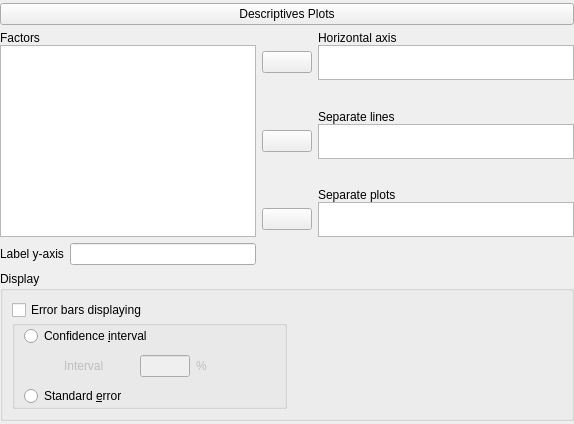
    <widget class="QWidget" name="descriptivesPlot" native="true">
     <layout class="QGridLayout" name="gridLayout_22">
      <property name="leftMargin">
       <number>0</number>
      </property>
      <property name="topMargin">
       <number>3</number>
      </property>
      <property name="rightMargin">
       <number>0</number>
      </property>
      <property name="bottomMargin">
       <number>3</number>
      </property>
      <item row="1" column="0">
       <widget class="QWidget" name="containerDescriptivesPlot" native="true">
        <layout class="QGridLayout" name="gridLayout_24">
         <property name="leftMargin">
          <number>0</number>
         </property>
         <property name="topMargin">
          <number>0</number>
         </property>
         <property name="rightMargin">
          <number>0</number>
         </property>
         <property name="bottomMargin">
          <number>0</number>
         </property>
         <item row="0" column="0">
          <widget class="QWidget" name="widget_17" native="true">
           <layout class="QGridLayout" name="gridLayout_14">
            <property name="leftMargin">
             <number>0</number>
            </property>
            <property name="topMargin">
             <number>0</number>
            </property>
            <property name="rightMargin">
             <number>0</number>
            </property>
            <property name="bottomMargin">
             <number>0</number>
            </property>
            <property name="spacing">
             <number>0</number>
            </property>
            <item row="1" column="0">
             <widget class="AvailableFieldsListView" name="plotVariables">
              <property name="sizePolicy">
               <sizepolicy hsizetype="Expanding" vsizetype="Expanding">
                <horstretch>0</horstretch>
                <verstretch>0</verstretch>
               </sizepolicy>
              </property>
              <property name="maximumSize">
               <size>
                <width>16777215</width>
                <height>16777215</height>
               </size>
              </property>
             </widget>
            </item>
            <item row="0" column="0">
             <widget class="QLabel" name="label_7">
              <property name="text">
               <string>Factors</string>
              </property>
             </widget>
            </item>
           </layout>
          </widget>
         </item>
         <item row="0" column="1">
          <widget class="QWidget" name="widget_15" native="true">
           <property name="sizePolicy">
            <sizepolicy hsizetype="Preferred" vsizetype="Preferred">
             <horstretch>0</horstretch>
             <verstretch>0</verstretch>
            </sizepolicy>
           </property>
           <layout class="QGridLayout" name="gridLayout_21">
            <property name="leftMargin">
             <number>0</number>
            </property>
            <property name="topMargin">
             <number>0</number>
            </property>
            <property name="rightMargin">
             <number>0</number>
            </property>
            <property name="bottomMargin">
             <number>0</number>
            </property>
            <property name="spacing">
             <number>0</number>
            </property>
            <item row="1" column="0">
             <spacer name="verticalSpacer_2">
              <property name="orientation">
               <enum>Qt::Vertical</enum>
              </property>
              <property name="sizeHint" stdset="0">
               <size>
                <width>20</width>
                <height>0</height>
               </size>
              </property>
             </spacer>
            </item>
            <item row="2" column="0">
             <widget class="QWidget" name="widget_20" native="true">
              <property name="sizePolicy">
               <sizepolicy hsizetype="Preferred" vsizetype="Preferred">
                <horstretch>0</horstretch>
                <verstretch>0</verstretch>
               </sizepolicy>
              </property>
              <layout class="QGridLayout" name="gridLayout_16">
               <property name="leftMargin">
                <number>0</number>
               </property>
               <property name="topMargin">
                <number>0</number>
               </property>
               <property name="rightMargin">
                <number>0</number>
               </property>
               <property name="bottomMargin">
                <number>0</number>
               </property>
               <property name="verticalSpacing">
                <number>0</number>
               </property>
               <item row="0" column="1">
                <widget class="QLabel" name="label_11">
                 <property name="sizePolicy">
                  <sizepolicy hsizetype="Fixed" vsizetype="Fixed">
                   <horstretch>0</horstretch>
                   <verstretch>0</verstretch>
                  </sizepolicy>
                 </property>
                 <property name="text">
                  <string>Separate lines</string>
                 </property>
                </widget>
               </item>
               <item row="1" column="0">
                <widget class="AssignButton" name="buttonAssignSeperateLines">
                 <property name="sizePolicy">
                  <sizepolicy hsizetype="Fixed" vsizetype="Fixed">
                   <horstretch>0</horstretch>
                   <verstretch>0</verstretch>
                  </sizepolicy>
                 </property>
                 <property name="minimumSize">
                  <size>
                   <width>50</width>
                   <height>0</height>
                  </size>
                 </property>
                 <property name="maximumSize">
                  <size>
                   <width>50</width>
                   <height>16777215</height>
                  </size>
                 </property>
                 <property name="text">
                  <string/>
                 </property>
                </widget>
               </item>
               <item row="1" column="1">
                <widget class="BoundListView" name="plotSeparateLines">
                 <property name="sizePolicy">
                  <sizepolicy hsizetype="Expanding" vsizetype="Fixed">
                   <horstretch>0</horstretch>
                   <verstretch>0</verstretch>
                  </sizepolicy>
                 </property>
                 <property name="maximumSize">
                  <size>
                   <width>16777215</width>
                   <height>35</height>
                  </size>
                 </property>
                </widget>
               </item>
              </layout>
             </widget>
            </item>
            <item row="0" column="0">
             <widget class="QWidget" name="widget_19" native="true">
              <property name="sizePolicy">
               <sizepolicy hsizetype="Preferred" vsizetype="Preferred">
                <horstretch>0</horstretch>
                <verstretch>0</verstretch>
               </sizepolicy>
              </property>
              <layout class="QGridLayout" name="gridLayout_15">
               <property name="leftMargin">
                <number>0</number>
               </property>
               <property name="topMargin">
                <number>0</number>
               </property>
               <property name="rightMargin">
                <number>0</number>
               </property>
               <property name="bottomMargin">
                <number>0</number>
               </property>
               <property name="verticalSpacing">
                <number>0</number>
               </property>
               <item row="2" column="0">
                <widget class="AssignButton" name="buttonAssignHorizontalAxis">
                 <property name="sizePolicy">
                  <sizepolicy hsizetype="Fixed" vsizetype="Fixed">
                   <horstretch>0</horstretch>
                   <verstretch>0</verstretch>
                  </sizepolicy>
                 </property>
                 <property name="minimumSize">
                  <size>
                   <width>50</width>
                   <height>0</height>
                  </size>
                 </property>
                 <property name="maximumSize">
                  <size>
                   <width>50</width>
                   <height>16777215</height>
                  </size>
                 </property>
                 <property name="text">
                  <string/>
                 </property>
                </widget>
               </item>
               <item row="0" column="1">
                <widget class="QLabel" name="label_8">
                 <property name="sizePolicy">
                  <sizepolicy hsizetype="Fixed" vsizetype="Fixed">
                   <horstretch>0</horstretch>
                   <verstretch>0</verstretch>
                  </sizepolicy>
                 </property>
                 <property name="text">
                  <string>Horizontal axis</string>
                 </property>
                </widget>
               </item>
               <item row="2" column="1">
                <widget class="BoundListView" name="plotHorizontalAxis">
                 <property name="sizePolicy">
                  <sizepolicy hsizetype="Expanding" vsizetype="Fixed">
                   <horstretch>0</horstretch>
                   <verstretch>0</verstretch>
                  </sizepolicy>
                 </property>
                 <property name="maximumSize">
                  <size>
                   <width>16777215</width>
                   <height>35</height>
                  </size>
                 </property>
                </widget>
               </item>
              </layout>
             </widget>
            </item>
            <item row="4" column="0">
             <widget class="QWidget" name="widget_22" native="true">
              <property name="sizePolicy">
               <sizepolicy hsizetype="Preferred" vsizetype="Preferred">
                <horstretch>0</horstretch>
                <verstretch>0</verstretch>
               </sizepolicy>
              </property>
              <layout class="QGridLayout" name="gridLayout_18">
               <property name="leftMargin">
                <number>0</number>
               </property>
               <property name="topMargin">
                <number>0</number>
               </property>
               <property name="rightMargin">
                <number>0</number>
               </property>
               <property name="bottomMargin">
                <number>0</number>
               </property>
               <property name="verticalSpacing">
                <number>0</number>
               </property>
               <item row="1" column="1">
                <widget class="BoundListView" name="plotSeparatePlots">
                 <property name="sizePolicy">
                  <sizepolicy hsizetype="Expanding" vsizetype="Fixed">
                   <horstretch>0</horstretch>
                   <verstretch>0</verstretch>
                  </sizepolicy>
                 </property>
                 <property name="maximumSize">
                  <size>
                   <width>16777215</width>
                   <height>35</height>
                  </size>
                 </property>
                </widget>
               </item>
               <item row="1" column="0">
                <widget class="AssignButton" name="buttonAssignSeperatePlots">
                 <property name="sizePolicy">
                  <sizepolicy hsizetype="Fixed" vsizetype="Fixed">
                   <horstretch>0</horstretch>
                   <verstretch>0</verstretch>
                  </sizepolicy>
                 </property>
                 <property name="minimumSize">
                  <size>
                   <width>50</width>
                   <height>0</height>
                  </size>
                 </property>
                 <property name="maximumSize">
                  <size>
                   <width>50</width>
                   <height>16777215</height>
                  </size>
                 </property>
                 <property name="text">
                  <string/>
                 </property>
                </widget>
               </item>
               <item row="0" column="1">
                <widget class="QLabel" name="label_13">
                 <property name="sizePolicy">
                  <sizepolicy hsizetype="Fixed" vsizetype="Fixed">
                   <horstretch>0</horstretch>
                   <verstretch>0</verstretch>
                  </sizepolicy>
                 </property>
                 <property name="text">
                  <string>Separate plots</string>
                 </property>
                </widget>
               </item>
              </layout>
             </widget>
            </item>
            <item row="3" column="0">
             <spacer name="verticalSpacer_3">
              <property name="orientation">
               <enum>Qt::Vertical</enum>
              </property>
              <property name="sizeHint" stdset="0">
               <size>
                <width>20</width>
                <height>0</height>
               </size>
              </property>
             </spacer>
            </item>
           </layout>
          </widget>
         </item>
         <item row="2" column="0" colspan="2">
          <widget class="GroupBox" name="groupOptions2_2">
           <property name="title">
            <string>Display</string>
           </property>
           <layout class="QGridLayout" name="gridLayout_17">
            <property name="verticalSpacing">
             <number>0</number>
            </property>
            <item row="1" column="0">
             <widget class="BoundGroupBox" name="errorBarType">
              <layout class="QGridLayout" name="gridLayout_27">
               <property name="topMargin">
                <number>0</number>
               </property>
               <property name="bottomMargin">
                <number>0</number>
               </property>
               <property name="verticalSpacing">
                <number>9</number>
               </property>
               <item row="2" column="0">
                <widget class="QRadioButton" name="_2standardError">
                 <property name="text">
                  <string>Standard &amp;error</string>
                 </property>
                </widget>
               </item>
               <item row="0" column="0">
                <widget class="QRadioButton" name="_1confidenceInterval">
                 <property name="text">
                  <string>Confidence &amp;interval</string>
                 </property>
                </widget>
               </item>
               <item row="1" column="0">
                <widget class="QWidget" name="widgetConfidenceIntervalInterval" native="true">
                 <property name="enabled">
                  <bool>false</bool>
                 </property>
                 <layout class="QGridLayout" name="gridLayout_28">
                  <property name="leftMargin">
                   <number>40</number>
                  </property>
                  <property name="topMargin">
                   <number>0</number>
                  </property>
                  <property name="bottomMargin">
                   <number>0</number>
                  </property>
                  <item row="0" column="1">
                   <widget class="BoundTextBox" name="confidenceIntervalInterval">
                    <property name="maximumSize">
                     <size>
                      <width>50</width>
                      <height>16777215</height>
                     </size>
                    </property>
                   </widget>
                  </item>
                  <item row="0" column="0">
                   <widget class="QLabel" name="label_6">
                    <property name="text">
                     <string>Interval</string>
                    </property>
                   </widget>
                  </item>
                  <item row="0" column="2">
                   <widget class="QLabel" name="label_12">
                    <property name="text">
                     <string>%</string>
                    </property>
                   </widget>
                  </item>
                 </layout>
                </widget>
               </item>
              </layout>
              <zorder>widgetConfidenceIntervalInterval</zorder>
              <zorder>_1confidenceInterval</zorder>
              <zorder>_2standardError</zorder>
             </widget>
            </item>
            <item row="0" column="0">
             <widget class="BoundCheckBox" name="plotErrorBars">
              <property name="text">
               <string>Error bars displaying</string>
              </property>
             </widget>
            </item>
            <item row="0" column="1">
             <spacer name="horizontalSpacer_2">
              <property name="orientation">
               <enum>Qt::Horizontal</enum>
              </property>
              <property name="sizeHint" stdset="0">
               <size>
                <width>40</width>
                <height>20</height>
               </size>
              </property>
             </spacer>
            </item>
            <item row="1" column="1">
             <spacer name="horizontalSpacer_6">
              <property name="orientation">
               <enum>Qt::Horizontal</enum>
              </property>
              <property name="sizeHint" stdset="0">
               <size>
                <width>40</width>
                <height>20</height>
               </size>
              </property>
             </spacer>
            </item>
           </layout>
          </widget>
         </item>
         <item row="1" column="0">
          <layout class="QHBoxLayout" name="horizontalLayout_2">
           <item>
            <widget class="QLabel" name="label_labelYAxis">
             <property name="text">
              <string>Label y-axis</string>
             </property>
            </widget>
           </item>
           <item>
            <widget class="BoundTextBox" name="labelYAxis">
             <property name="sizePolicy">
              <sizepolicy hsizetype="Expanding" vsizetype="Fixed">
               <horstretch>0</horstretch>
               <verstretch>0</verstretch>
              </sizepolicy>
             </property>
             <property name="minimumSize">
              <size>
               <width>0</width>
               <height>0</height>
              </size>
             </property>
             <property name="maximumSize">
              <size>
               <width>260</width>
               <height>16777215</height>
              </size>
             </property>
             <property name="text">
              <string/>
             </property>
            </widget>
           </item>
          </layout>
         </item>
        </layout>
       </widget>
      </item>
      <item row="0" column="0">
       <widget class="ExpanderButton" name="expanderDescriptivesPlot">
        <property name="sizePolicy">
         <sizepolicy hsizetype="Expanding" vsizetype="Fixed">
          <horstretch>0</horstretch>
          <verstretch>0</verstretch>
         </sizepolicy>
        </property>
        <property name="text">
         <string>Descriptives Plots</string>
        </property>
       </widget>
      </item>
     </layout>
    </widget>
